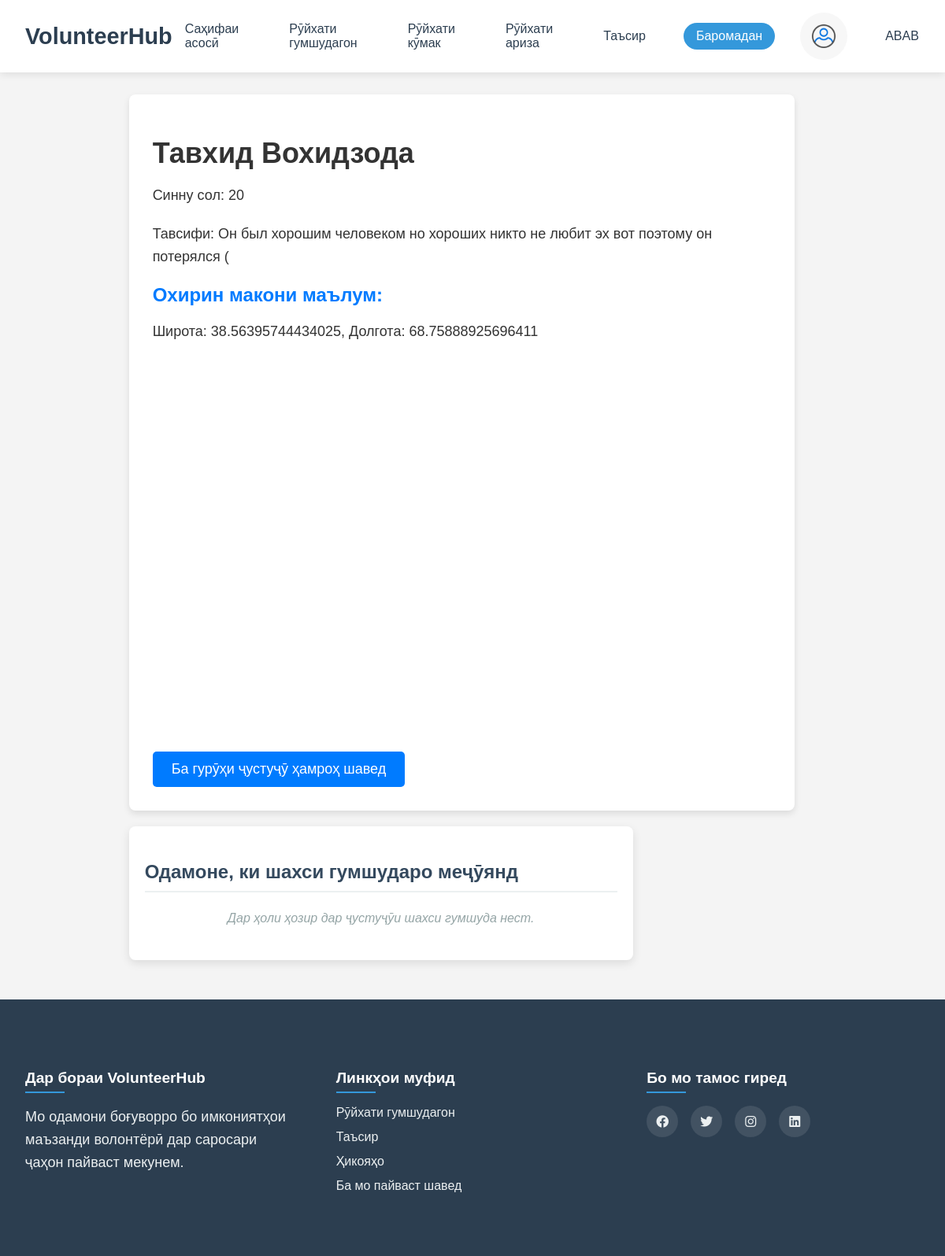
Page /missing-person/1/ (signed in) on the earlier database version.
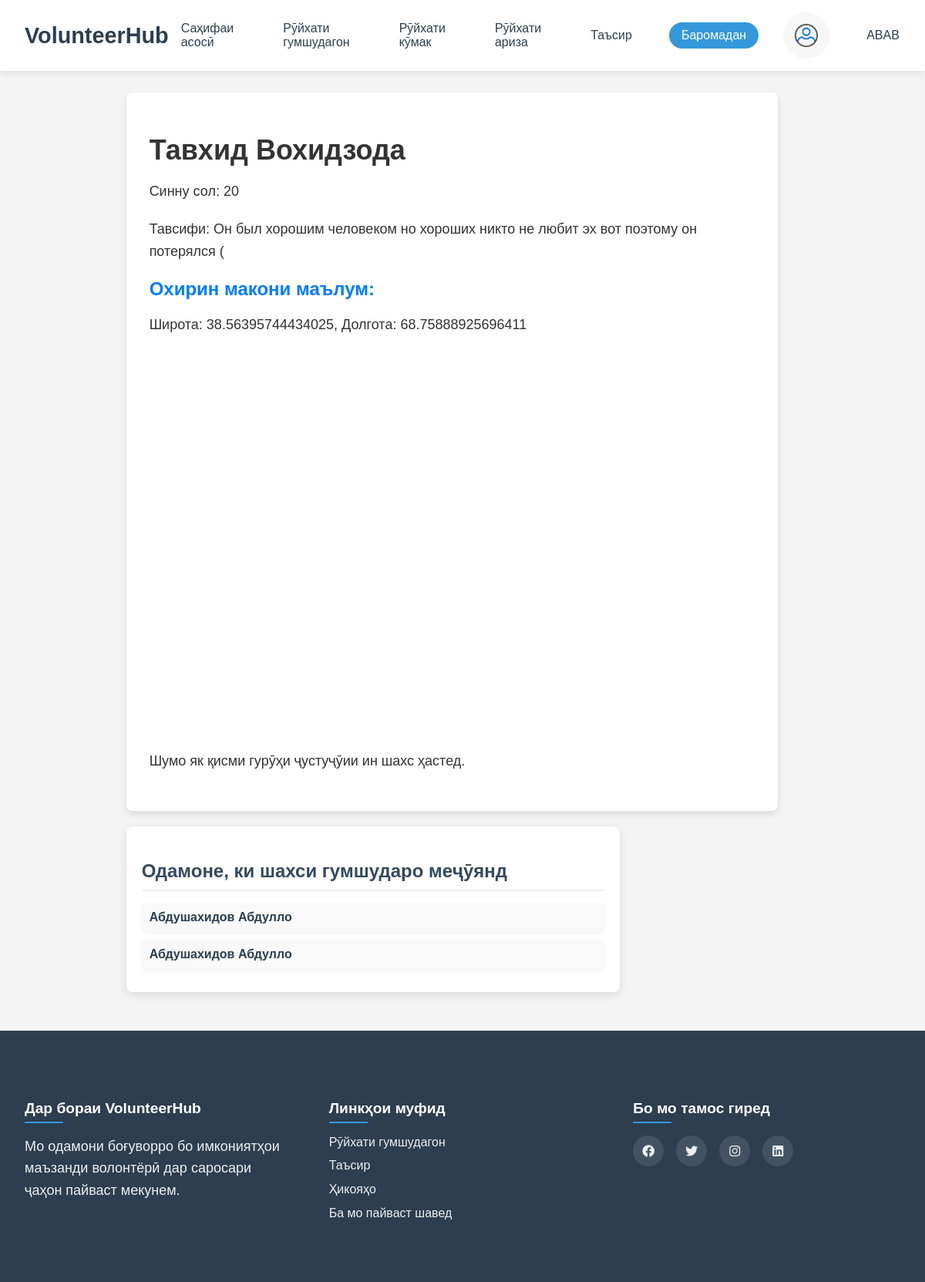
Same page on the later database version.
### volunteer/models.py (models this page shows, shortened)
class SearchGroup(models.Model):
    missing_person = models.ForeignKey(MissingPerson, on_delete=models.CASCADE)
    user = models.ForeignKey(CustomUser, on_delete=models.CASCADE)
    join_time = models.DateTimeField(auto_now_add=True)

class CustomUser(AbstractUser):
    CHOICE_GENDER=(
        ("женщина", "Женщина"),
        ("мужчина", "Мужчина"),
    )
    CHOICE_STATUS=(
        ("валантер", "Валантер"),
        ("Нуждающийся", "Нуждающийся"),
    )
    image = models.ImageField(upload_to="static/images", null=True, blank=True)
    age = models.IntegerField(null=True)
    phone_number = models.CharField(max_length=13,null=True)
    gender = models.CharField(max_length=50, choices=CHOICE_GENDER,null=True)
    status = models.CharField(max_length=50, choices=CHOICE_STATUS,null=True)
    latitude = models.FloatField(null=True)
    longitude = models.FloatField(null=True)

### volunteer/views.py (the view)
# urls.py: path('missing-person/<int:person_id>/', views.view_missing_person, name='view_missing_person'),
@login_required
def view_missing_person(request, person_id):
    missing_person = get_object_or_404(MissingPerson, id=person_id)
    search_group = None
    try:
        search_group = SearchGroup.objects.get(missing_person=missing_person, user=request.user)
    except SearchGroup.DoesNotExist:
        pass  # Пользователь не состоит в группе поиска
    user_location = UserLocation.objects.filter(user=request.user, is_active=True)
    seekers = SearchGroup.objects.filter(missing_person=missing_person).select_related('user')
    return render(request, 'missing_person.html', {
        'missing_person': missing_person,
        'search_group': search_group,
        'user_location': user_location,
        'seekers': seekers  # Добавляем участников группы поиска
    })

### templates/missing_person.html (shortened to what this page needs)
{% extends "base.html" %}
{% load static %}
{% block content %}
<!DOCTYPE html>
<html lang="ru">
<head>
</head>
<body>
    <div class="container">
        <h1>{{ missing_person.name }}</h1>
        <p>Синну сол: {{ missing_person.age }}</p>
        <p>Тавсифи: {{ missing_person.description }}</p>
        <h2>Охирин макони маълум:</h2>
        <p>Широта: {{ missing_person.last_known_latitude }}, Долгота: {{ missing_person.last_known_longitude }}</p>
        <div id="map"></div>
        {% if not search_group %}
            <a href="{% url "join_search_group" missing_person.id%}" id="join-group-button">
                <button id="join-group-button">Ба гурӯҳи ҷустуҷӯ ҳамроҳ шавед</button>
            </a>
        {% else %}
            <p>Шумо як қисми гурӯҳи ҷустуҷӯии ин шахс ҳастед.</p>
        {% endif %}
    </div>
    <div class="seekers-container">
        <h3>Одамоне, ки шахси гумшударо меҷӯянд</h3>
        {% for seeker in seekers %}
            <div class="seeker">
                <strong>{{ seeker.user.first_name }} {{ seeker.user.last_name }}</strong>
            </div>
        {% empty %}
            <p>Дар ҳоли ҳозир дар ҷустуҷӯи шахси гумшуда нест.</p>
        {% endfor %}
    </div>
</body>
</html>
{% endblock content %}

Differences in the rows shown:
added SearchGroup: user.first_name "Абдушахидов", user.last_name "Абдулло"
added SearchGroup: user.first_name "Абдушахидов", user.last_name "Абдулло"
Other differences:
text no longer shown: "Ба гурӯҳи ҷустуҷӯ ҳамроҳ шавед Дар ҳоли ҳозир дар ҷустуҷӯи шахси гумшуда нест."
text now shown: "Шумо як қисми гурӯҳи ҷустуҷӯии ин шахс ҳастед."
